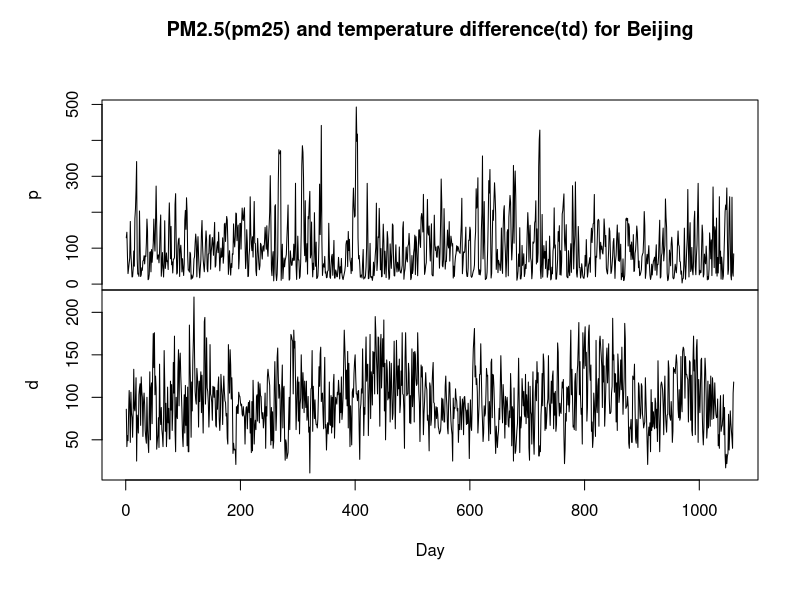
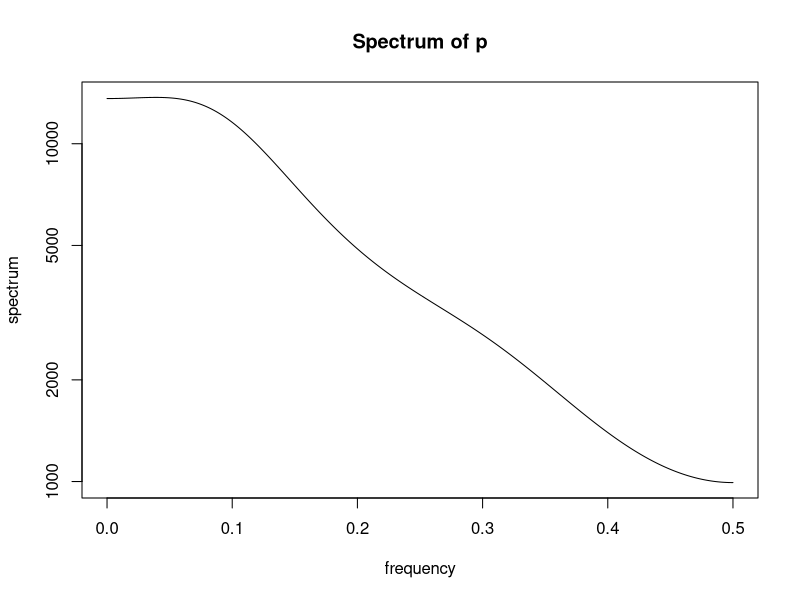
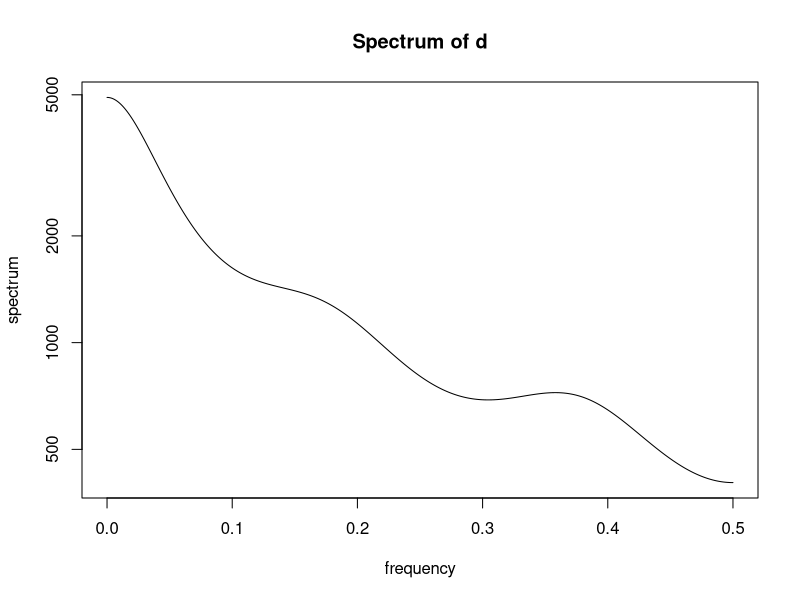
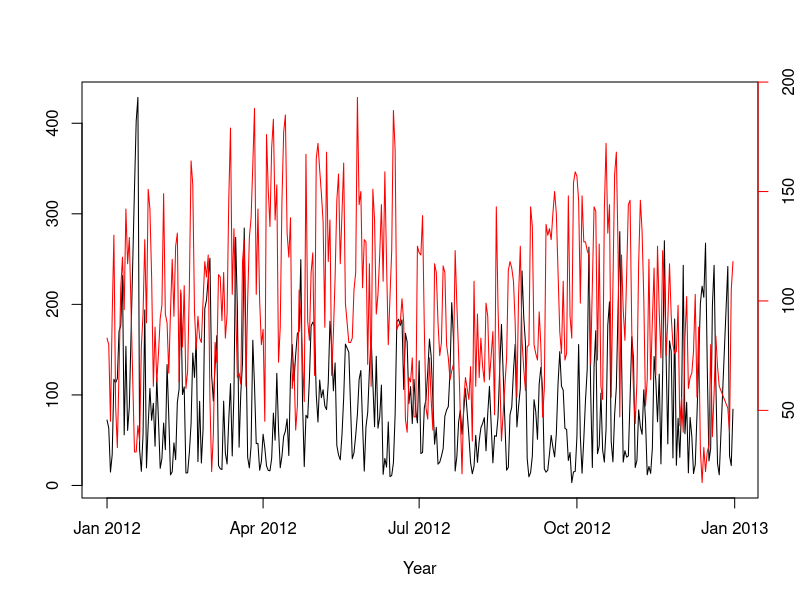
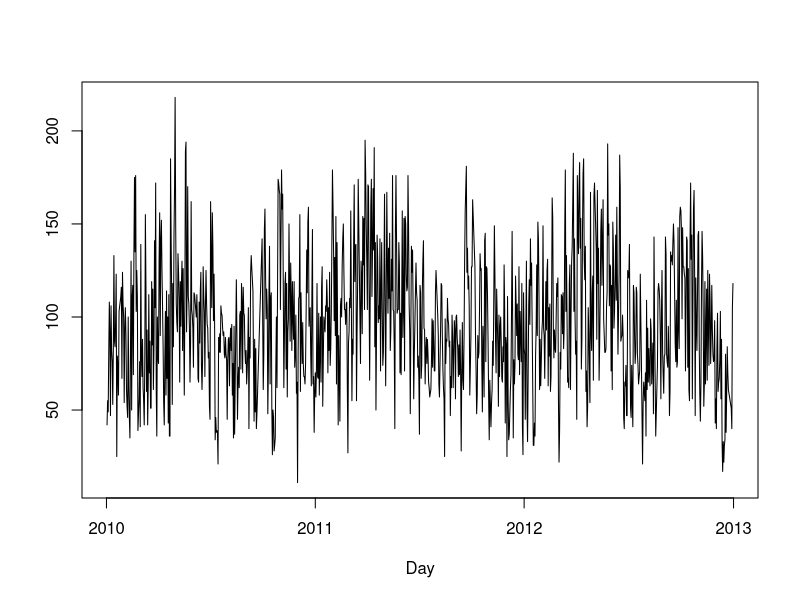

Source code (R) for these figures, in order: (Note: this script raises an error after producing the figures.)
## ---- chunk 1
x <- read.csv(file="temp_pm25_2010_2012.csv",header=T)
head(x)
## ---- chunk 2
t <- x$Time
p <- x$pm2.5
d <- x$TD
## ---- chunk 3
plot(ts(cbind(p,d)),main = "PM2.5(pm25) and temperature difference(td) for Beijing",xlab="Day")
## ---- chunk 4
spectrum(p,method='ar',main="Spectrum of p")
spectrum(d,method='ar',main="Spectrum of d")
## ---- chunk 5

arima(d,order=c(2,0,1), xreg=p)

## ---- chunk 6
log_lik_ratio <- as.numeric(
   logLik(arima(d,xreg=p,order=c(2,0,1))) -
   logLik(arima(d,order=c(2,0,1)))
)
LRT_pval <- 1-pchisq(2*log_lik_ratio,df=1)
## ---- chunk 7
p2012 <- p[706:1060]
d2012 <- d[706:1060]
t2012 <- as.Date(t[706:1060])
arima(d2012,c(2,0,1),xreg=p2012)
## ---- chunk 8
plot(t2012,p2012,type="l",xlab="Year",ylab="")
par(new=TRUE)
plot(t2012,d2012,col="red",type="l",axes=FALSE,xlab="",ylab="")
axis(side=4, col="red")
## ---- chunk 9
delta_p <- p[2:1060] - x$pm2.5[as.numeric(x$Time) %in% (as.numeric(t)-1)]
t2 <- as.Date(t[2:1060])
d2 <- d[2:1060]
plot(t2,d2,type="l",xlab="Day",ylab="")
par(new=TRUE)
plot(t2,delta_p,col="red",type="l",axes=FALSE,xlab="",ylab="")
axis(side=4,col="red")
## ---- chunk 10
log_lik_ratio <- as.numeric(
   logLik(arima(d2,xreg=delta_p,order=c(2,0,1))) -
   logLik(arima(d2,order=c(2,0,1)))
)
LRT_pval2 <- 1-pchisq(2*log_lik_ratio,df=1)
## ---- chunk 11
arima(d2,xreg=delta_p,order=c(2,0,1))
## ---- chunk 12
aic_table <- function(data,P,Q,xreg=NULL){
  table <- matrix(NA,(P+1),(Q+1))
  for(p in 0:P) {
    for(q in 0:Q) {
       table[p+1,q+1] <- arima(data,order=c(p,0,q))$aic
    }
  }
  dimnames(table) <- list(paste("<b> AR",0:P, "</b>", sep=""),paste("MA",0:Q,sep=""))
  table
}
low_aic_table <- aic_table(d,5,6,xreg=p)
require(knitr)
kable(low_aic_table,digits=2)
low_aic_table <- aic_table(d,5,6,xreg=delta_p)
require(knitr)
kable(low_aic_table,digits=2)
## ---- chunk 13
arima(d,xreg=p,order=c(4,0,3))
## ---- chunk 14
r <- resid(arima(d,xreg=p,order=c(2,0,1)))
plot(r)
acf(r)
